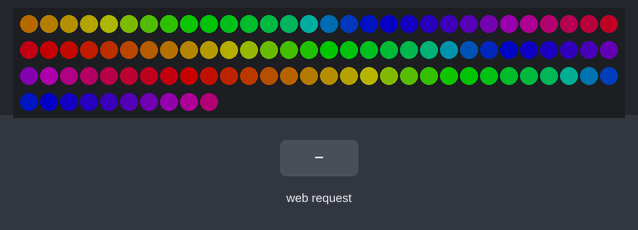
Bench run of a sketch on a simulated ESP8266 (NodeMCU). Shown: 100 RGB LEDs in strip order, left to right, continuing on the next row. The test bench sets the inputs (shaded band). Dim RGB values are drawn brighter than linear; WiFi joins after 1.5 s; servers stay silent unless stated; random numbers use the default seed unless the sketch sets one; not simulated (calls return 0 or success): WifiSecret.h; what the sketch prints to the serial monitor is not drawn.

Above: at 2.7 s.
2.8 s: HTTP request GET /pattern?pattern=1 received
At 3.16 s:
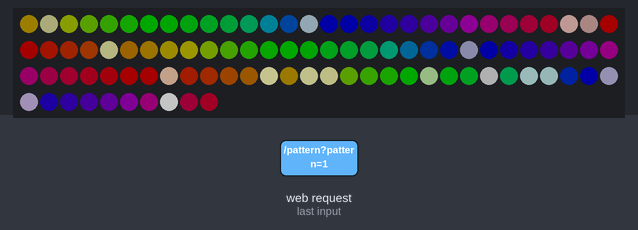
At 3.76 s:
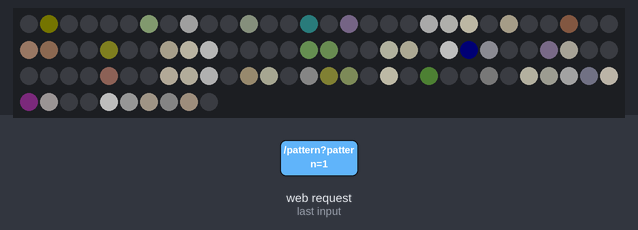

The sketch:

ChristmasTree.ino
```cpp
#include <ESP8266WiFi.h>

#include <WiFiClient.h>
#include <ESP8266WebServer.h>
#include <ESP8266mDNS.h>

#include "WifiSecret.h"
//This has the defines for the wifi ssid and password

#include "parser.h"
#include "patterns.h"

// defines for the LEDs
#define DATA_PIN    15
#define LED_TYPE    WS2811
#define COLOR_ORDER GRB
#define BRIGHTNESS          96
#define FRAMES_PER_SECOND  120

// Create an instance of the server
// specify the port to listen on as an argument
ESP8266WebServer server(80);
const char* serverIndex = "<form method='POST' action='/update' enctype='multipart/form-data'><input type='file' name='update'><input type='submit' value='Update'></form>";
const char* host = "esp8266-webupdate";

// This is the array of all of the possible patterns
void (* patterns[])(CRGB*) = {rainbow, warmGlitter, markPattern};
CRGB leds[NUM_LEDS];
int pattern = 0;

// This wrapper is basically just needed to pass these variables into the mode checker
void parseConnection()
{
  checkNewMode(&pattern, &server);
  return;
}

void setupWifi()
{
  // Connect to WiFi network
  Serial.println();
  Serial.println();
  Serial.print("Connecting to ");
  Serial.println(MY_SSID);

  WiFi.begin(MY_SSID, PASSWORD);

  while (WiFi.status() != WL_CONNECTED) {
    delay(500);
    Serial.print(".");
  }
  Serial.println("");
  Serial.println("WiFi connected");

  MDNS.begin(host);

  // Handle the default connection for people to upload
  server.on("/", HTTP_GET, []() {
    server.sendHeader("Connection", "close");
    server.send(200, "text/html", serverIndex);
  });

  // Handle people connecting to change the pattern
  server.on("/pattern", HTTP_GET, parseConnection);

  // Handle the posting of updates
  server.on("/update", HTTP_POST, []() {
    server.sendHeader("Connection", "close");
    server.send(200, "text/plain", (Update.hasError()) ? "FAIL" : "OK");
    ESP.restart();
  }, []() {
    HTTPUpload& upload = server.upload();
    if (upload.status == UPLOAD_FILE_START) {
      Serial.setDebugOutput(true);
      WiFiUDP::stopAll();
      Serial.printf("Update: %s\n", upload.filename.c_str());
      uint32_t maxSketchSpace = (ESP.getFreeSketchSpace() - 0x1000) & 0xFFFFF000;
      if (!Update.begin(maxSketchSpace)) { //start with max available size
        Update.printError(Serial);
      }
    } else if (upload.status == UPLOAD_FILE_WRITE) {
      if (Update.write(upload.buf, upload.currentSize) != upload.currentSize) {
        Update.printError(Serial);
      }
    } else if (upload.status == UPLOAD_FILE_END) {
      if (Update.end(true)) { //true to set the size to the current progress
        Serial.printf("Update Success: %u\nRebooting...\n", upload.totalSize);
      } else {
        Update.printError(Serial);
      }
      Serial.setDebugOutput(false);
    }
    yield();
  });
  server.begin();
  MDNS.addService("http", "tcp", 80);

  Serial.println("Server started");

  // Print the IP address
  Serial.println(WiFi.localIP());

  return;
}

void setupLEDs()
{
  // tell FastLED about the LED strip configuration
  FastLED.addLeds<LED_TYPE,DATA_PIN,COLOR_ORDER>(leds, NUM_LEDS).setCorrection(TypicalLEDStrip);

  // set master brightness control
  FastLED.setBrightness(BRIGHTNESS);
}

void setup()
{
  Serial.begin(115200);

  setupWifi();
  setupLEDs();

  // initialise the pin for turning the PSU on/off
  pinMode(POWER_PIN, OUTPUT);
  digitalWrite(POWER_PIN, LOW);

  Serial.println("Ready");
}

void loop()
{
  server.handleClient(); // This handles the updating of the code and handling connections to change the current pattern

  patterns[pattern](leds);

  // send the 'leds' array out to the actual LED strip
  FastLED.show();
  // insert a delay to keep the framerate modest
  FastLED.delay(1000/FRAMES_PER_SECOND);
}
```

markPattern.cpp
```cpp
#include "patterns.h"

#define SLOWNESS 1
#define SKIP_VALUE (random8(5) + 2)
#define COLOR_VALUE random8()

int ledindex = 0;
int skip = SKIP_VALUE;
int color = COLOR_VALUE;
int maxlevel = SLOWNESS * skip;
int level = maxlevel;
CRGB oldcolor;

void markPattern(CRGB* leds)
{
    if (level == 0) {
        ledindex += skip;
        if (ledindex > (NUM_LEDS - 1)) {
            color = COLOR_VALUE;
            skip = 0 - (SKIP_VALUE);
            maxlevel = SLOWNESS * (0 - skip);
            while (ledindex > (NUM_LEDS - 1)) ledindex += skip;
        } else if (ledindex < 0) {
            color = COLOR_VALUE;
            skip = SKIP_VALUE;
            maxlevel = SLOWNESS * skip;
            while (ledindex < 0) ledindex += skip;
        }
        oldcolor = leds[ledindex];
        level = maxlevel + 1;
    } else {
        level -= 1;
        leds[ledindex] = blend(CHSV(color, 255, 255), oldcolor, (level*255)/maxlevel);
    }
}
```

parser.cpp
```cpp
#include "parser.h"

String s = "Command received";

void checkNewMode(int* pattern, ESP8266WebServer* server)
{
  Serial.println("Pattern changing");
  String newPattern = server->arg("pattern"); // if the pattern arg isn't present then "" is returned
  server->sendHeader("Connection", "close");
  server->send(200, "text/html", s);

  Serial.print("new pattern: ");
  Serial.println(newPattern);
  *pattern = newPattern.toInt(); // This really needs range checking
  return;
}
```

parser.h
```cpp
#include <ESP8266WebServer.h>

#define POWER_PIN 2

extern void checkNewMode(int* pattern, ESP8266WebServer* server);
```

patterns.h
```cpp
// This is needed as the ESP fires interrups that can take longer than 50us to process and so
// disrupt the sending of data to the lights
#define FASTLED_ALLOW_INTERRUPTS 0

#include <FastLED.h>

#define NUM_LEDS    100

extern void rainbow(CRGB* leds);
extern void warmGlitter(CRGB* leds);
extern void markPattern(CRGB* leds);
```

rainbow.cpp
```cpp
#include "patterns.h"

uint8_t gHue = 0; //base colour for the rainbow

void rainbow(CRGB* leds)
{
	// FastLED's built-in rainbow generator
	fill_rainbow( leds, NUM_LEDS, gHue, 7);

	// do some periodic updates
  EVERY_N_MILLISECONDS( 20 ) { gHue++; } // slowly cycle the "base color" through the rainbow
}
```

warmGlitter.cpp
```cpp
#include "patterns.h"

void warmGlitter(CRGB* leds)
{
	// random colored speckles that blink in and fade smoothly
	fadeToBlackBy( leds, NUM_LEDS, 10);
	int pos = random16(NUM_LEDS);
	leds[pos] += CHSV( 50, 24, 239); // add an LED of warm white
}
```
